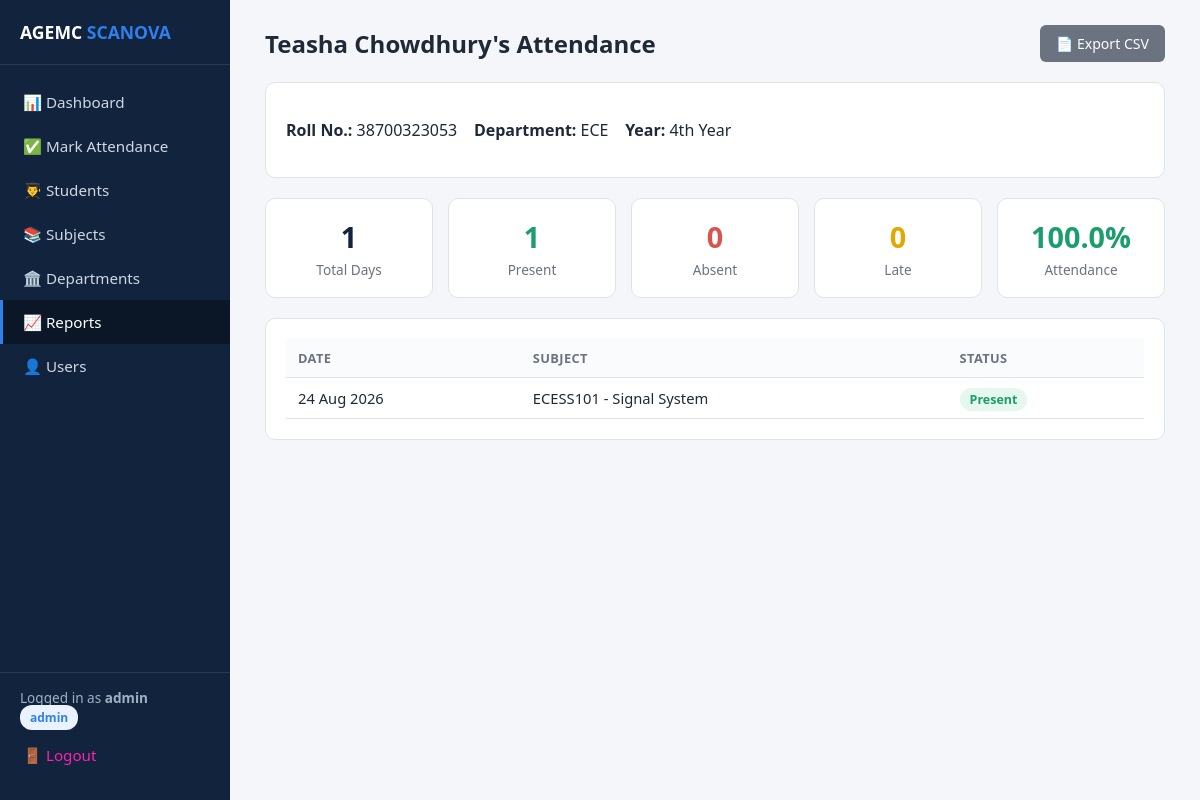
Screenshot of /reports/student/2 (signed in) with the database file from the repository.
### app.py (models this page shows)
class Student(db.Model):
    id = db.Column(db.Integer, primary_key=True)
    roll_no = db.Column(db.String(30), unique=True, nullable=False)
    name = db.Column(db.String(100), nullable=False)
    email = db.Column(db.String(120))
    phone = db.Column(db.String(20))
    department_id = db.Column(db.Integer, db.ForeignKey('department.id'), nullable=False)
    year = db.Column(db.String(20), nullable=False, default='1st Year')
    attendance_records = db.relationship('Attendance', backref='student', lazy=True, cascade="all, delete-orphan")

class Department(db.Model):
    id = db.Column(db.Integer, primary_key=True)
    name = db.Column(db.String(100), nullable=False, unique=True)
    subjects = db.relationship('Subject', backref='department', lazy=True)
    students = db.relationship('Student', backref='department', lazy=True)

class Attendance(db.Model):
    id = db.Column(db.Integer, primary_key=True)
    student_id = db.Column(db.Integer, db.ForeignKey('student.id'), nullable=False)
    subject_id = db.Column(db.Integer, db.ForeignKey('subject.id'), nullable=False)
    date = db.Column(db.Date, nullable=False, default=date.today)
    status = db.Column(db.String(10), nullable=False)  # Present / Absent / Late
    __table_args__ = (db.UniqueConstraint('student_id', 'subject_id', 'date', name='unique_student_subject_date'),)
    subject = db.relationship('Subject')

class Subject(db.Model):
    id = db.Column(db.Integer, primary_key=True)
    name = db.Column(db.String(100), nullable=False)
    code = db.Column(db.String(20), nullable=False, unique=True)
    department_id = db.Column(db.Integer, db.ForeignKey('department.id'), nullable=False)
    semester = db.Column(db.String(20))

### app.py (the view)
@app.route('/reports/student/<int:id>')
@login_required
def student_report(id):
    student = Student.query.get_or_404(id)
    records = Attendance.query.filter_by(student_id=id).order_by(Attendance.date.desc()).all()
    total = len(records)
    present = len([r for r in records if r.status == 'Present'])
    absent = len([r for r in records if r.status == 'Absent'])
    late = len([r for r in records if r.status == 'Late'])
    percentage = round((present + late) / total * 100, 1) if total > 0 else 0
    return render_template('student_report.html', student=student, records=records,
                            total=total, present=present, absent=absent, late=late, percentage=percentage)

### app.py (called while the page is built)
def login_required(f):
    @wraps(f)
    def decorated(*args, **kwargs):
        if 'user_id' not in session:
            flash('Please log in first.', 'warning')
            return redirect(url_for('login'))
        return f(*args, **kwargs)
    return decorated

@app.context_processor
def inject_user():
    return dict(current_user_role=session.get('role'), current_username=session.get('username'),
                year_choices=YEAR_CHOICES)

### templates/student_report.html
{% extends "base.html" %}
{% block content %}
<div class="topbar">
  <h1>{{ student.name }}'s Attendance</h1>
  <a class="btn btn-secondary" href="{{ url_for('export_student_report_csv', id=student.id) }}">📄 Export CSV</a>
</div>
<div class="card">
  <p><b>Roll No.:</b> {{ student.roll_no }} &nbsp;&nbsp; <b>Department:</b> {{ student.department.name }} &nbsp;&nbsp; <b>Year:</b> {{ student.year }}</p>
</div>
<div class="stat-grid">
  <div class="stat-card"><div class="num">{{ total }}</div><div class="label">Total Days</div></div>
  <div class="stat-card"><div class="num" style="color:#1a9e6b;">{{ present }}</div><div class="label">Present</div></div>
  <div class="stat-card"><div class="num" style="color:#d9534f;">{{ absent }}</div><div class="label">Absent</div></div>
  <div class="stat-card"><div class="num" style="color:#e0a800;">{{ late }}</div><div class="label">Late</div></div>
  <div class="stat-card"><div class="num" style="color:{{ '#1a9e6b' if percentage >= 75 else '#d9534f' }};">{{ percentage }}%</div><div class="label">Attendance</div></div>
</div>
<div class="card">
  {% if records %}
  <table>
    <tr><th>Date</th><th>Subject</th><th>Status</th></tr>
    {% for r in records %}
    <tr>
      <td>{{ r.date.strftime('%d %b %Y') }}</td>
      <td>{{ r.subject.code }} - {{ r.subject.name }}</td>
      <td><span class="pill pill-{{ r.status|lower }}">{{ r.status }}</span></td>
    </tr>
    {% endfor %}
  </table>
  {% else %}
  <div class="empty-state">No attendance records yet.</div>
  {% endif %}
</div>
{% endblock %}

### templates/base.html (style rules this page uses)
:root { --navy: #12233d; --navy-dark: #0b1626; --accent: #2f80ed; --accent-light: #eaf2fe; --green: #1a9e6b; --red: #d9534f; --amber: #e0a800; --bg: #f4f6fa; --border: #dde3ec; --text: #1f2937; --muted: #6b7280; }
* { box-sizing: border-box; }
body { margin: 0; font-family: 'Segoe UI', Roboto, Arial, sans-serif; background: var(--bg); color: var(--text); }
.topbar { display: flex; justify-content: space-between; align-items: center; margin-bottom: 20px; }
.topbar h1 { font-size: 1.5rem; margin: 0; }
.card { background: #fff; border: 1px solid var(--border); border-radius: 10px; padding: 20px; margin-bottom: 20px; }
.stat-grid { display: grid; grid-template-columns: repeat(auto-fit, minmax(160px, 1fr)); gap: 15px; margin-bottom: 20px; }
.stat-card { background: #fff; border: 1px solid var(--border); border-radius: 10px; padding: 18px; text-align: center; }
.stat-card .num { font-size: 1.8rem; font-weight: 700; color: var(--navy); }
.stat-card .label { color: var(--muted); font-size: 0.85rem; margin-top: 4px; }
table { width: 100%; border-collapse: collapse; }
th, td { padding: 10px 12px; text-align: left; border-bottom: 1px solid var(--border); font-size: 0.92rem; }
th { background: #fafbfd; color: var(--muted); font-weight: 600; font-size: 0.8rem; text-transform: uppercase; letter-spacing: 0.03em; }
.btn { display: inline-block; background: var(--accent); color: #fff; border: none; padding: 9px 16px; border-radius: 6px; cursor: pointer; text-decoration: none; font-size: 0.88rem; font-weight: 500; }
.btn-secondary { background: #6b7280; }
.pill { padding: 3px 10px; border-radius: 12px; font-size: 0.78rem; font-weight: 600; }
.pill-present { background: #e6f7ef; color: var(--green); }

### rows the page displays
Student: name "Teasha Chowdhury", roll_no "38700323053", year "4th Year"
Department: department.name "ECE"
Attendance: date "24 Aug 2026", subject.code "ECESS101", subject.name "Signal System", status "Present"

### other values shown
{{ current_username }} "admin"
{{ current_user_role }} "admin"
{{ total }} "1"
{{ present }} "1"
{{ absent }} "0"
{{ late }} "0"
{{ percentage }} "100.0"
